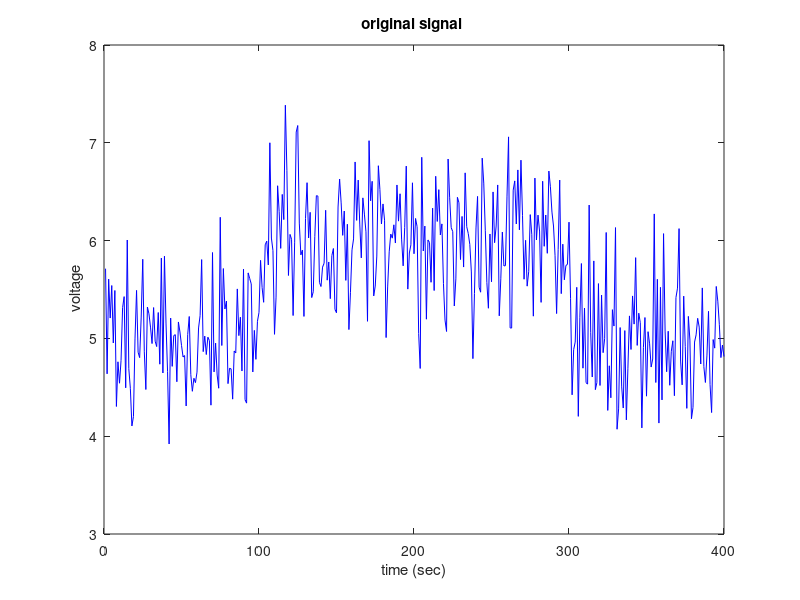
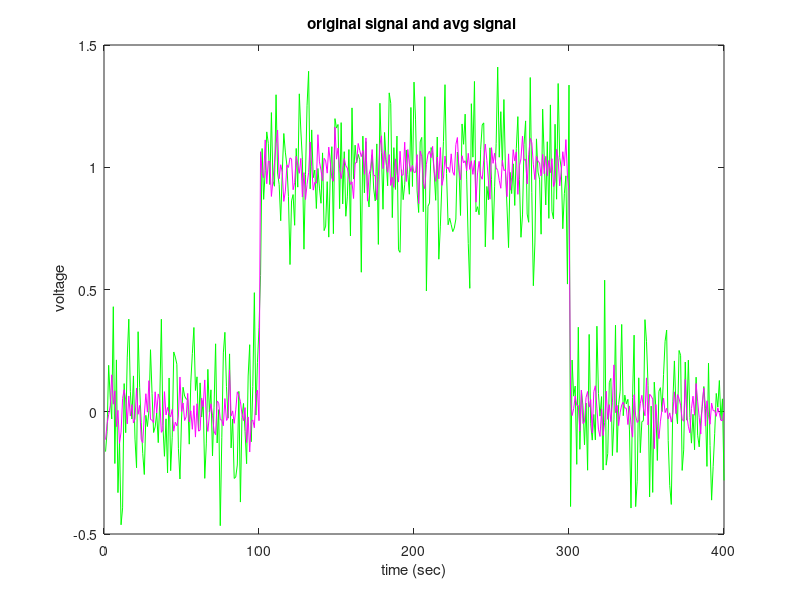
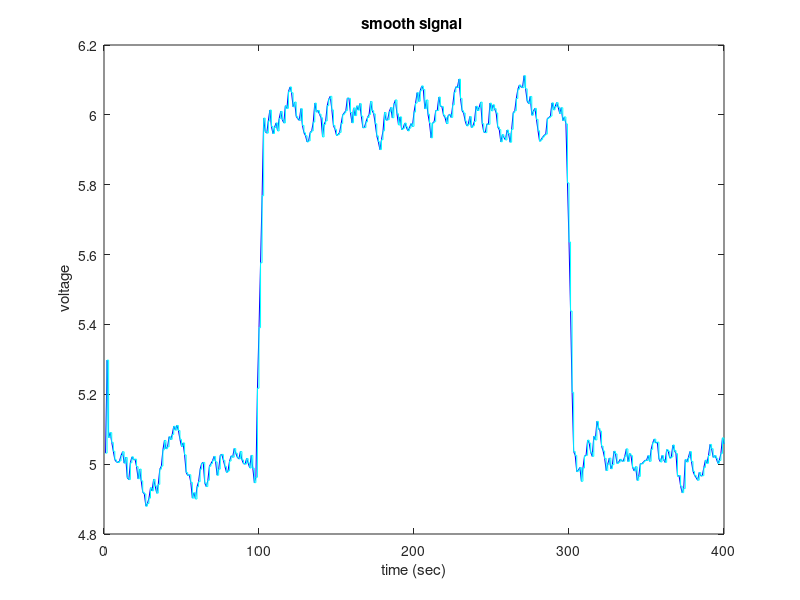
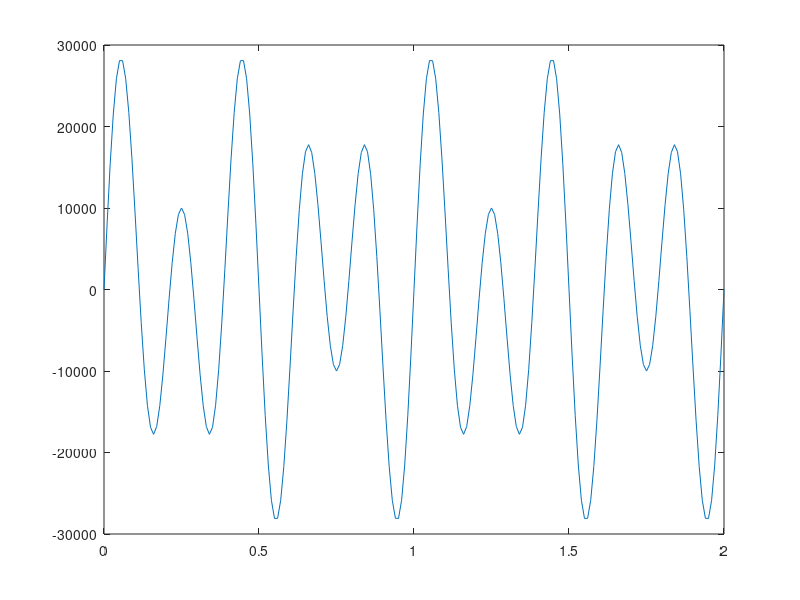

The MATLAB source for these figures, in order:
function ex3_snr
%%%Assignment #3/
close all

%% Exercise 1: SNR
y=randn(1,400)/10+ [zeros(1,100) ones(1,200) zeros(1,100)]+5;

%1.Normalized data with mean 0:
% the most simple option is to normalize it to z values: Z = zscore(y),
%but its demends the 'stats toolbox', so we do it manually:
%subtracte the mean from y:
x=(y(101:200)-mean(y(101:200)));
%re-arange to z scale
z=x/std(x(:));

%2.	Computing the noise and signal power:
noise=y-[zeros(1,100) ones(1,200) zeros(1,100)]+5;
Snoise = std(noise) %noise powe
Ssignal = mean(y(101:200)) %signal power


%3.	Computing the SNRpower , SNRrms and db values.
SNRp = Ssignal.^2/Snoise^2 %SNR power
SNRrms=SNRp.^0.5 %SNR RMS
db= 10*log10(SNRp) 

%4.
y2=randn(1,400)/2+ [zeros(1,100) ones(1,200) zeros(1,100)]+5;
x2=(y2)-mean(y2);
z2=x2/std(x2);
noise=y2-[zeros(1,100) ones(1,200) zeros(1,100)]+5;

signalP2=mean(y2(101:200))
sNoise2=std(noise)
snrPower2=signalP2/sNoise2
snrRMS2=snrPower2.^0.5

figure

plot (y2,'color', 'b');
xlabel('time (sec)');
ylabel(' voltage');
title('original signal ');



%% Exercise 2: smoothing and averaging
%1
y3=randn(1,400)/5+ [zeros(1,100) ones(1,200) zeros(1,100)];
%2 snr
noise3=y-[zeros(1,100) ones(1,200) zeros(1,100)];
Snoise3 = std(noise3) %noise powe
Ssignal3 = mean(y3) %signal power

SNRp3 = Ssignal3.^2/Snoise3^2 %SNR power
SNRrms=SNRp3.^0.5 %SNR RMS

%3
avgSig=zeros(1,400);
avgNoise=avgSig;
for ii=1:10
    x=randn(1,400)/5+ [zeros(1,100) ones(1,200) zeros(1,100)];
    avgSig=x.*0.1+avgSig;
    avgNoise=avgNoise+0.1*(x-[zeros(1,100) ones(1,200) zeros(1,100)])
end
SNRpAvg = avgSig.^2/avgNoise.^2 %SNR power
SNRrmsAvg=SNRpAvg.^0.5 %SNR RMS
%4
figure
plot (1:400,y3,'color', 'g')
hold on
plot (1:400,avgSig,'color', 'm')


xlabel('time (sec)');
ylabel(' voltage');
title('original signal and avg signal ');
hold off
%5smoothing with a simple 5 points rectangle window 
%assuming not allowed to use  rectwin() function..
ySmooth=y;
for ii=3:(length(y)-2)
    ySmooth(ii)=0.2*sum(y((ii-2):(ii+2)));
end

figure
plot (1:400,ySmooth,'color', 'b')
hold on
stairs (1:400,ySmooth,'color', 'c')
xlabel('time (sec)');
ylabel(' voltage');
title('smooth signal ');

%% Exercise 3: sampling with noise and stochastic resonance
t=0:0.01:2; y = 10*sin(2*pi*3*t) + 20*sin(2*pi*t*5);
%apllying units:

%amplifing the signal by 1000 times:
amp=1000;
recordingRange=5;
bitResolution=8
SignalRes=recordingRange/amp/(2^bitResolution); %in Volt
%mVolt:
lowestSignal=SignalRes.*(10^6)
m=[max(y) min(y)]
rm=m(1)-m(2)


figure
plot(t,y*1000)

%sampling 
frequency=50;
t2=0:(1/frequency):2;
yS = 10*sin(2*pi*3*t2) + 20*sin(2*pi*t2*5);
figure
subplot(2,2,1)
stem(t2,yS,'m','MarkerEdgeColor','c')
xlabel('time (sec)');
ylabel(' voltage');
title('sample ');

subplot(2,2,2)
stairs(t2,yS)
xlabel('time (sec)');
ylabel(' voltage');
title('sample as sqr wave ');

subplot(2,2,3)
plot(t,y)
xlabel('time (sec)');
ylabel(' voltage');
title('original signal ');

subplot(2,2,4)
stairs(t2,yS,'--')
hold on
plot(t,y,'m')
xlabel('time (sec)');
ylabel(' voltage');
title('original signal and sampled signal ');

%adding noise
yNoise = 10*sin(2*pi*3*t2) + 20*sin(2*pi*t2*5)+20*randn(1,length(t2));
yAvg=(yNoise+yS)/2

figure
subplot(2,2,4)
plot(t2,yNoise,'m')
xlabel('time (sec)');
ylabel(' voltage');
title('signal with noise ');

subplot(2,2,3)
plot(t2,yAvg)
xlabel('time (sec)');
ylabel(' voltage');
title('avg of Signal and noisey signal');

subplot(3,1,1)
plot(t2,yNoise,'--')
hold on
plot(t2,yAvg,'m')
xlabel('time (sec)');
ylabel(' voltage');
title('avg signal and the signal with noise ');


end
